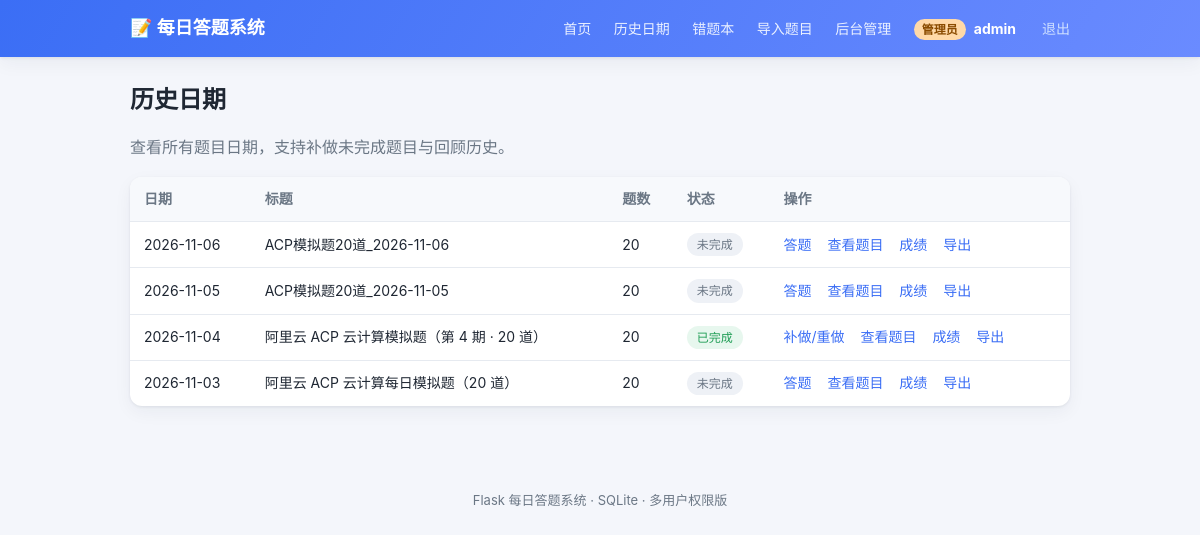
Screenshot of /history (signed in) with the database file from the repository.
### tables this page shows
CREATE TABLE users (
    id            INTEGER PRIMARY KEY AUTOINCREMENT,
    username      TEXT NOT NULL UNIQUE,
    password_hash TEXT NOT NULL,
    role          TEXT NOT NULL DEFAULT 'user',
    created_at    TEXT NOT NULL
);

CREATE TABLE daily_sets (
    id          INTEGER PRIMARY KEY AUTOINCREMENT,
    date        TEXT NOT NULL UNIQUE,
    title       TEXT NOT NULL,
    total_sets  INTEGER NOT NULL DEFAULT 0,
    status      TEXT NOT NULL DEFAULT 'pending',
    created_at  TEXT NOT NULL
);

### app.py (the view)
@app.route("/history")
@login_required
def history():
    sets = models.list_daily_sets(user_id=_current_user_id())
    return render_template("history.html", sets=sets)

### app.py (called while the page is built)
def _resolve_current_user() -> Optional[dict]:
    if hasattr(g, "auth_user"):
        return g.auth_user
    user: Optional[dict] = None
    raw_id = session.get("user_id")
    if raw_id:
        try:
            row = models.get_user(int(raw_id))
        except (TypeError, ValueError):
            row = None
        if row:
            user = dict(row)
            session["username"] = user["username"]
            session["role"] = user["role"]
        else:
            session.clear()
    g.auth_user = user
    return user

def login_required(view):
    @wraps(view)
    def wrapper(*args, **kwargs):
        if not _resolve_current_user():
            flash("登录状态已失效，请重新登录", "error")
            return redirect(url_for("login"))
        return view(*args, **kwargs)
    return wrapper

@app.context_processor
def inject_user():
    user = _resolve_current_user()
    if user:
        return {
            "current_user": {
                "id": user["id"],
                "username": user["username"],
                "role": user["role"],
            }
        }
    return {"current_user": None}

def _current_user_id() -> int:
    user = _resolve_current_user()
    return int(user["id"]) if user else 0

### models.py (called while the page is built)
def get_conn() -> sqlite3.Connection:
    conn = sqlite3.connect(DB_PATH)
    conn.row_factory = sqlite3.Row
    conn.execute("PRAGMA foreign_keys = ON")
    return conn

def get_user(user_id: int) -> Optional[sqlite3.Row]:
    conn = get_conn()
    row = conn.execute("SELECT * FROM users WHERE id = ?", (user_id,)).fetchone()
    conn.close()
    return row

def list_daily_sets(user_id: Optional[int] = None) -> list[dict]:
    conn = get_conn()
    rows = conn.execute(
        """
        SELECT ds.*,
               (SELECT COUNT(*) FROM daily_records dr
                  WHERE dr.daily_set_id = ds.id
                    AND (? IS NULL OR dr.user_id = ?)) AS rec_count
        FROM daily_sets ds
        ORDER BY ds.date DESC
        """,
        (user_id, user_id),
    ).fetchall()
    conn.close()
    result = []
    for r in rows:
        d = dict(r)
        d["completed"] = bool(d.pop("rec_count"))
        result.append(d)
    return result

### templates/history.html (shortened to what this page needs)
{% extends "base.html" %}
{% block content %}
<h1 class="page-title">历史日期</h1>
<p class="muted">查看所有题目日期，支持补做未完成题目与回顾历史。</p>
{% if sets %}
    <table class="table">
        <thead>
            <tr><th>日期</th><th>标题</th><th>题数</th><th>状态</th><th>操作</th></tr>
        </thead>
        <tbody>
            {% for s in sets %}
                <tr>
                    <td>{{ s.date }}</td>
                    <td>{{ s.title }}</td>
                    <td>{{ s.total_sets }}</td>
                    <td>{% if s.completed %}<span class="tag tag-ok">已完成</span>{% else %}<span class="tag">未完成</span>{% endif %}</td>
                    <td class="row-actions">
                        <a href="{{ url_for('quiz', date=s.date) }}">{% if s.completed %}补做/重做{% else %}答题{% endif %}</a>
                        <a href="{{ url_for('date_detail', date=s.date) }}">查看题目</a>
                        <a href="{{ url_for('score_detail', date=s.date) }}">成绩</a>
                        <a href="{{ url_for('export_questions', date=s.date) }}">导出</a>
                    </td>
                </tr>
            {% endfor %}
        </tbody>
    </table>
{% else %}
    {% if current_user.role == 'admin' %}
        <p class="muted">暂无题目记录，先去 <a href="{{ url_for('import_page') }}">导入题目</a> 吧。</p>
    {% else %}
        <p class="muted">暂无题目记录。</p>
    {% endif %}
{% endif %}
{% endblock %}

### templates/base.html (shortened to what this page needs)
<!DOCTYPE html>
<html lang="zh-CN">
<head>
    <link rel="stylesheet" href="{{ url_for('static', filename='style.css') }}">
</head>
<body>
    <header class="topbar">
        <div class="topbar-inner">
            <a class="brand" href="{{ url_for('index') if current_user else url_for('login') }}">📝 每日答题系统</a>
            <nav class="nav">
                {% if current_user %}
                    <a href="{{ url_for('index') }}">首页</a>
                    <a href="{{ url_for('history') }}">历史日期</a>
                    <a href="{{ url_for('wrong_list') }}">错题本</a>
                    {% if current_user.role == 'admin' %}
                        <a href="{{ url_for('import_page') }}">导入题目</a>
                        <a href="{{ url_for('admin_dashboard') }}">后台管理</a>
                    {% endif %}
                    <span class="nav-user">
                        <span class="role-badge role-{{ current_user.role }}">{{ '管理员' if current_user.role == 'admin' else '用户' }}</span>
                        <b>{{ current_user.username }}</b>
                        <a class="nav-logout" href="{{ url_for('logout') }}">退出</a>
                    </span>
                {% else %}
                    <a href="{{ url_for('login') }}">登录</a>
                    <a href="{{ url_for('register') }}">注册</a>
                {% endif %}
            </nav>
        </div>
    </header>
    <main class="container">
        {% block content %}{% endblock %}
    </main>
    <footer class="footer">
        <span>Flask 每日答题系统 · SQLite · 多用户权限版</span>
    </footer>
</body>
</html>

### static/style.css (style rules this page uses)
:root { --bg: #f4f6fb; --card: #ffffff; --ink: #1f2733; --muted: #6b7785; --primary: #3b6ef5; --primary-d: #2f59c7; --ok: #1f9d55; --bad: #e2483a; --line: #e6eaf0; --shadow: 0 1px 3px rgba(20, 30, 50, .08), 0 6px 18px rgba(20, 30, 50, .05); }
* { box-sizing: border-box; }
body { margin: 0; font-family: -apple-system, BlinkMacSystemFont, "Segoe UI", "PingFang SC", "Microsoft YaHei", sans-serif; background: var(--bg); color: var(--ink); line-height: 1.6; }
.topbar { background: linear-gradient(120deg, #3b6ef5, #6a8bff); color: #fff; box-shadow: var(--shadow); }
.topbar-inner { max-width: 980px; margin: 0 auto; padding: 14px 20px; display: flex; align-items: center; justify-content: space-between; }
.brand { color: #fff; font-weight: 700; font-size: 18px; text-decoration: none; }
.nav a { color: #eaf0ff; text-decoration: none; margin-left: 18px; font-size: 14px; }
.container { max-width: 980px; margin: 0 auto; padding: 24px 20px 60px; }
.page-title { font-size: 24px; margin: 0 0 6px; }
.muted { color: var(--muted); }
.table { width: 100%; border-collapse: collapse; background: var(--card); border-radius: 12px; overflow: hidden; box-shadow: var(--shadow); }
.table th, .table td { padding: 11px 14px; text-align: left; border-bottom: 1px solid var(--line); font-size: 14px; }
.table th { background: #f7f9fc; color: var(--muted); font-weight: 600; }
.table tr:last-child td { border-bottom: none; }
.row-actions a { margin-right: 12px; color: var(--primary); text-decoration: none; }
.tag { display: inline-block; padding: 2px 10px; border-radius: 999px; background: #eef1f6; color: var(--muted); font-size: 12px; }
.tag-ok { background: #e7f7ee; color: var(--ok); }
.footer { text-align: center; color: var(--muted); font-size: 13px; padding: 24px; }
.nav-user { margin-left: 18px; display: inline-flex; align-items: center; gap: 8px; color: #eaf0ff; font-size: 14px; }
.nav-user b { color: #fff; }
.nav-logout { color: #cfe0ff !important; margin-left: 4px; }
.role-badge { display: inline-block; padding: 1px 8px; border-radius: 999px; font-size: 12px; font-weight: 600; }
.role-badge.role-admin { background: #ffd9a8; color: #8a4b00; }

### rows the page displays
users: role "管理员", username "admin"
daily_sets: date "2026-11-06", title "ACP模拟题20道_2026-11-06", total_sets "20", shows "未完成", shows "答题"
daily_sets: date "2026-11-05", title "ACP模拟题20道_2026-11-05", total_sets "20", shows "未完成", shows "答题"
daily_sets: date "2026-11-04", title "阿里云 ACP 云计算模拟题（第 4 期 · 20 道）", total_sets "20", shows "已完成", shows "补做/重做"
daily_sets: date "2026-11-03", title "阿里云 ACP 云计算每日模拟题（20 道）", total_sets "20", shows "未完成", shows "答题"
